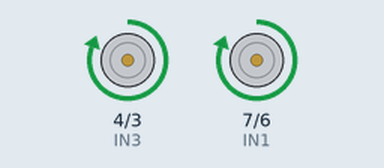
Bench run of a sketch on a simulated Arduino Uno, built with avr-gcc and run on an emulated ATmega328P. Shown: motor-driver pin pairs drawn as motors (green arrow = first pin HIGH = forward, orange = second pin HIGH = backward, longer = more drive).

Above: at 1.0 s.
At 3.0 s:
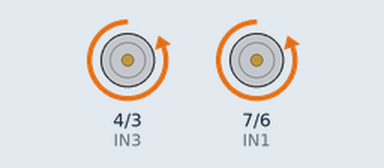
At 5.0 s:
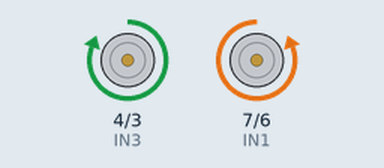
At 7.0 s:
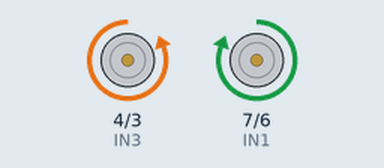
Timing chart, 0 to 11.7 s (numbered marks = the images above):
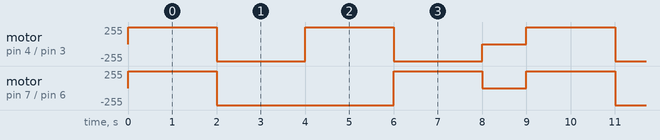

Measured:
- by itself, motor on pin 7 (IN1) / pin 6 (IN2): repeats every 9.0 s: backward 255/255 4.0 s, forward 255/255 2.0 s, stopped 1.0 s, forward 255/255 2.0 s
- by itself, motor on pin 4 (IN3) / pin 3 (IN4): repeats every 9.0 s: backward 255/255 2.0 s, forward 255/255 2.0 s, backward 255/255 2.0 s, stopped 1.0 s, forward 255/255 2.0 s

The sketch:

mlineal.ino
```cpp
int IN1 = 7;
int IN2 = 6;
int IN3 = 4;
int IN4 = 3;

void setup() {
  pinMode(IN1, OUTPUT);
  pinMode(IN2, OUTPUT);
  pinMode(IN3, OUTPUT);
  pinMode(IN4, OUTPUT);
}

void loop() {
  // Adelante
  digitalWrite(IN1, HIGH);
  digitalWrite(IN2, LOW);
  digitalWrite(IN3, HIGH);
  digitalWrite(IN4, LOW);
  delay(2000);

  // Atrás
  digitalWrite(IN1, LOW);
  digitalWrite(IN2, HIGH);
  digitalWrite(IN3, LOW);
  digitalWrite(IN4, HIGH);
  delay(2000);

  // Giro izquierda
  digitalWrite(IN1, LOW);
  digitalWrite(IN2, HIGH);
  digitalWrite(IN3, HIGH);
  digitalWrite(IN4, LOW);
  delay(2000);

  // Giro derecha
  digitalWrite(IN1, HIGH);
  digitalWrite(IN2, LOW);
  digitalWrite(IN3, LOW);
  digitalWrite(IN4, HIGH);
  delay(2000);

  // Detenerse
  digitalWrite(IN1, LOW);
  digitalWrite(IN2, LOW);
  digitalWrite(IN3, LOW);
  digitalWrite(IN4, LOW);
  delay(1000);
}
```
